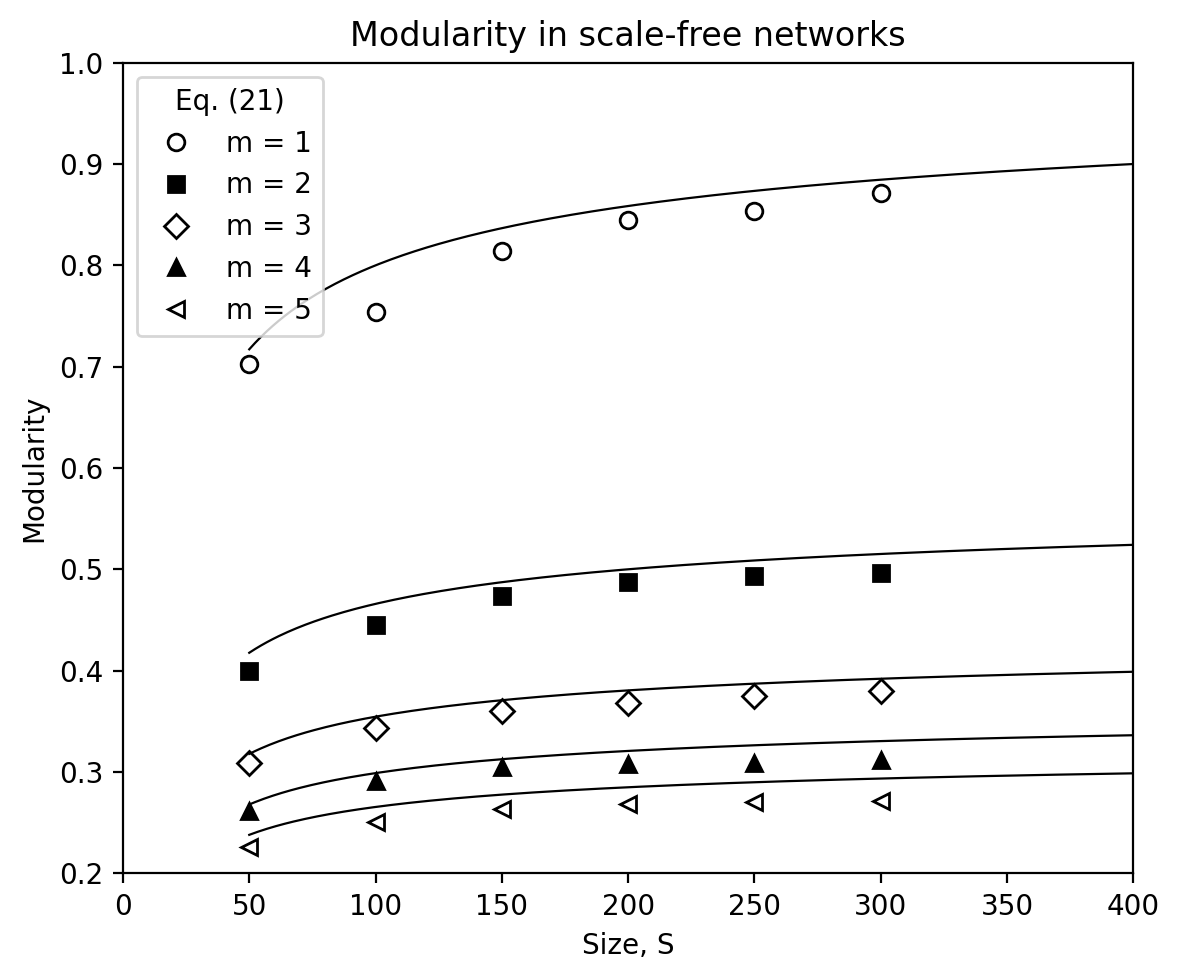

Write the Python code that produced this figure.
import networkx as nx
import numpy as np
import matplotlib.pyplot as plt
from tqdm import tqdm
import community as community_louvain  # pip install python-louvain

# this script simulates ba networks to estimate modularity 
# as a function of size and m parameter, then compares to an analytical prediction

# helper functions for modularity calculations
def get_modularity(G):
    #find maximum modularity using the Louvain algorithm (approximates simulated annealing)"""
    partition = community_louvain.best_partition(G)
    return community_louvain.modularity(partition, G)

def analytical_modularity(S, m, a=0.165):
    #equation 21 from the paper
    return (a + (1 - a) / m) * (1 - 2 / np.sqrt(S))

# set experiment parameters
m_values = [1, 2, 3, 4, 5]
S_values = [50, 100, 150, 200, 250, 300]
n_trials = 10  # average over multiple networks per (S, m) pair

# store average modularity values
results = {}  # (m, S) -> mean modularity

# run simulations across parameters
for m in m_values:
    results[m] = {}
    for S in tqdm(S_values, desc=f"m={m}"):
        modularities = []
        for _ in range(n_trials):
            G = nx.barabasi_albert_graph(S, m)
            mod = get_modularity(G)
            modularities.append(mod)
        results[m][S] = np.mean(modularities)

# configure plot styling
markers = {1: 'o', 2: 's', 3: 'D', 4: '^', 5: '<'}
fillstyles = {1: 'none', 2: 'full', 3: 'none', 4: 'full', 5: 'none'}
labels = {1: 'm = 1', 2: 'm = 2', 3: 'm = 3', 4: 'm = 4', 5: 'm = 5'}

fig, ax = plt.subplots(figsize=(6, 5))

# create smooth size values for analytical curve
S_smooth = np.linspace(50, 400, 300)

for m in m_values:
    # plot numerical results
    S_vals = list(results[m].keys())
    mod_vals = list(results[m].values())
    ax.plot(S_vals, mod_vals, 
            marker=markers[m], 
            fillstyle=fillstyles[m],
            linestyle='none',
            color='black',
            label=labels[m])
    
    # plot analytical prediction
    analytical = [analytical_modularity(S, m) for S in S_smooth]
    ax.plot(S_smooth, analytical, '-', color='black', linewidth=0.8)

ax.set_xlabel('Size, S')
ax.set_ylabel('Modularity')
ax.set_xlim(0, 400)
ax.set_ylim(0.2, 1.0)
ax.legend(title='Eq. (21)', loc='upper left')

ax.set_title('Modularity in scale-free networks')
plt.tight_layout()
plt.savefig("question_02.png", dpi=200, bbox_inches="tight")
plt.close()